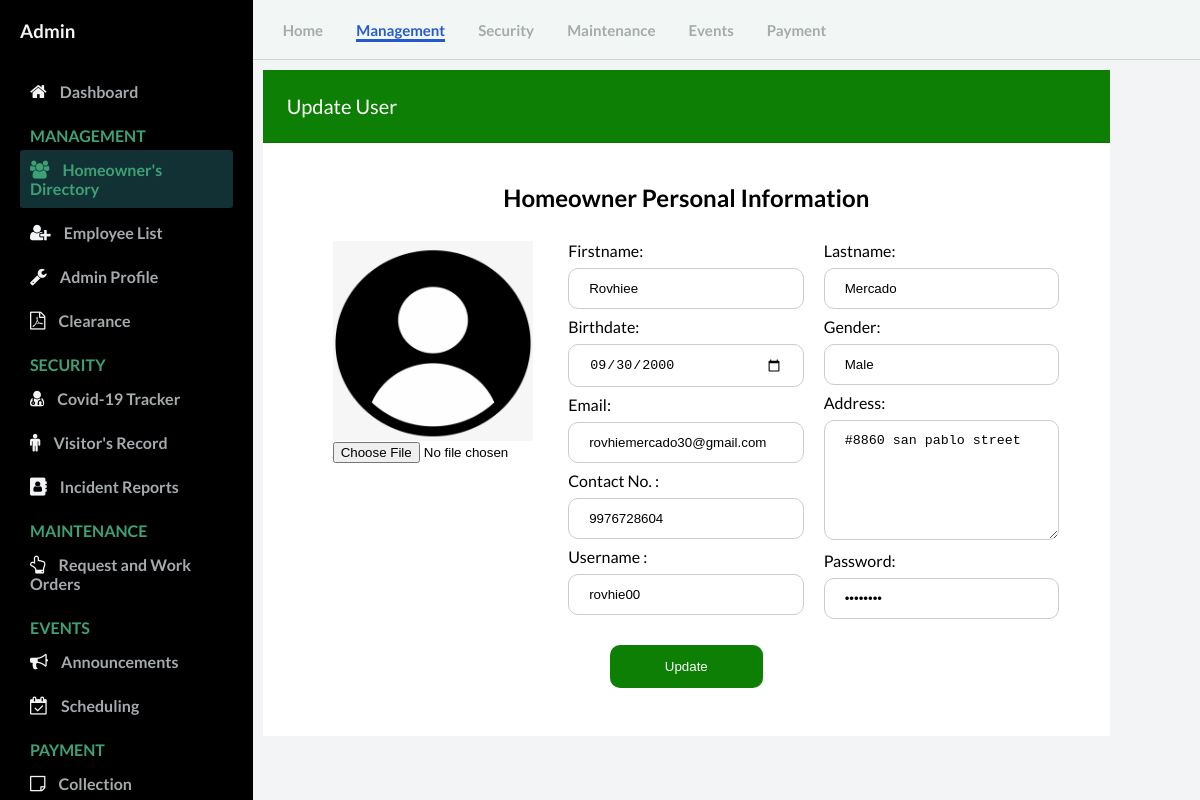
Screenshot of /admin/Usermanagement_edit.php?edit=1 (signed in) with the database file from the repository.
### tables this page shows
CREATE TABLE `users` (
  `id` int(11) NOT NULL,
  `user_id` bigint(20) NOT NULL,
  `image` varchar(200) NOT NULL,
  `firstname` text NOT NULL,
  `lastname` text NOT NULL,
  `username` varchar(50) NOT NULL,
  `password` varchar(50) NOT NULL,
  `address` varchar(100) NOT NULL,
  `gender` text NOT NULL,
  `bday` varchar(50) NOT NULL,
  `email` varchar(100) NOT NULL,
  `contact` bigint(11) NOT NULL
);

### admin/users_crud.php (called while the page is built, shortened)
<?php
$mysqli = new mysqli('remotemysql.com', 'J5BJ2ZlQGm', 'FYAvWP4mmz', 'J5BJ2ZlQGm') or die(mysqli_error($mysqli));
if (isset($_GET['edit'])){
	$id = $_GET['edit'];
	$query = "SELECT * FROM users WHERE id=?";
	$stmt=$mysqli->prepare($query);
	$stmt->bind_param("i",$id);
	$stmt->execute();
	$result=$stmt->get_result();
	$row = $result->fetch_assoc();
		$firstname = $row['firstname'];
		$lastname = $row['lastname'];
		$username = $row['username'];
		$password = $row['password'];
		$address = $row['address'];
		$gender = $row['gender'];
		$bday = $row['bday'];
		$email = $row['email'];
		$contact = $row['contact'];
}

### admin/Usermanagement_edit.php (the view, shortened to what this page needs)
<!DOCTYPE html>
<html lang="en">
  <head>
    <link rel="stylesheet" href="https://stackpath.bootstrapcdn.com/font-awesome/4.7.0/css/font-awesome.min.css"/>
    <link rel="stylesheet" href="css/style.css" />
  </head>
  <body id="body">
    <div class="container">
      <nav class="navbar">
        <div class="navbar__left">
          <a href="Dashboard.php">Home</a>
          <a class="active_link" href="User.php">Management</a>
          <a href="covid19_tracker.php">Security</a>
          <a href="work_order.php">Maintenance</a>
          <a href="announcement.php">Events</a>
          <a href="invoice.php">Payment</a>
        </div>
      </nav>
<?php require_once 'users_crud.php'; ?>
      <main>
        <div class="table_container">
          <div class="card-header" id="user">
            Update User
          </div>
          <form action="users_crud.php" method="post" enctype="multipart/form-data">
              <div class="container_edit">
                <div class="row">
                  <h2 style="text-align: center;">Homeowner Personal Information</h2><br>
                    <div class="column" style="width: 33.3%;">
                      <div src="#" style="width: 200px; height: 200px; border: 1px; background-color: #ddd; margin-left: 20px;"><img id="pic" <?php echo "<img src='images/users/".$row['image']."' >"; ?> /></div>
                      <div style="margin-left: 20px;"><input type='file' name="image" onchange="readURL(this);" on /></div>
                    </div>
                    <div class="column" style="width: 33.3%;">
                      <label>Firstname:</label><span><input type="text" name="firstname" required value="<?php echo $firstname; ?>"> </span>
                      <label>Birthdate:</label><span><input type="date" name="bday" required value="<?php echo $bday; ?>"></span>
                      <label>Email:</label><span><input type="text" name="email" required value="<?php echo $email; ?>"></span>
                      <label>Contact No. :</label><span><input type="text" name="contact" required value="<?php echo $contact; ?>"></span>
                      <label>Username :</label><span><input type="text" name="username" required value="<?php echo $username; ?>"></span>
                    </div>
                    <div class="column" style="width: 33.3%;">
                        <label>Lastname:</label><span><input  type="text" name="lastname" required value="<?php echo $lastname; ?>"> </span>
                        <label>Gender:</label><span><input    type="text" name="gender" required value="<?php echo $gender; ?>"></span>
                        <label>Address:</label><span><textarea required name="address"><?php echo $address; ?></textarea></span>
                        <label>Password:</label><span><input type="Password" name="password" required value="<?php echo $password; ?>"></span>
                    </div>
                    <button class="button_emp" name="update" type="submit" >Update</button>
                </div>
              </div>
          </form>
        </div>
      </main>
      <div id="sidebar">
        <div class="sidebar__title">
            <h3>Admin</h3>
        </div>
        <div class="sidebar__menu">
          <div class="sidebar__link ">
            <i class="fa fa-home"></i>
            <a href="Dashboard.php">Dashboard</a>
          </div>
          <h2>MANAGEMENT</h2>
          <div class="sidebar__link active_menu_link">
            <i class="fa fa-users" aria-hidden="true"></i>
            <a href="User.php">Homeowner's Directory</a>
          </div>
          <div class="sidebar__link">
            <i class="fa fa-user-plus" aria-hidden="true"></i>
            <a href="employees_record.php">Employee List</a>
          </div>
          <div class="sidebar__link">
            <i class="fa fa-wrench"></i>
            <a href="Admin_profile.php">Admin Profile</a>
          </div>
          <div class="sidebar__link">
            <i class="fa fa-file-pdf-o"></i>
            <a href="residency.php">Clearance</a>
          </div>
          <h2>SECURITY</h2>
          <div class="sidebar__link">
            <i class="fa fa-user-md"></i>
            <a href="covid19_tracker.php">Covid-19 Tracker</a>
          </div>
          <div class="sidebar__link">
            <i class="fa fa-male"></i>
            <a href="visitors_record.php">Visitor's Record</a>
          </div>
          <div class="sidebar__link">
            <i class="fa fa-address-book"></i>
            <a href="incident_record.php">Incident Reports</a>
          </div>
          <h2>MAINTENANCE</h2>
          <div class="sidebar__link ">
            <i class="fa fa-hand-o-up"></i>
            <a href="work_order.php">Request and Work Orders</a>
          </div>
          <h2>EVENTS</h2>
          <div class="sidebar__link ">
            <i class="fa fa-bullhorn"></i>
            <a href="announcement.php">Announcements</a>
          </div>
          <div class="sidebar__link">
            <i class="fa fa-calendar-check-o"></i>
            <a href="Scheduling.php">Scheduling</a>
          </div>
          <h2>PAYMENT</h2>
          <div class="sidebar__link">
            <i class="fa fa-sticky-note-o"></i>
            <a href="invoice.php">Collection</a>
          </div>
      </div>
    </div>
  </body>
</html>

### admin/css/style.css (style rules this page uses)
* { margin: 0; padding: 0; }
body { font-family: 'Lato', sans-serif; box-sizing: border-box; }
.container { display: grid; height: 100vh; grid-template-columns: 0.8fr 1fr 1fr 1fr; grid-template-rows: 0.2fr 3fr; grid-template-areas: "sidebar nav nav nav" "sidebar main main main" }
.navbar { background: #f2f7f5; grid-area: nav; height: 60px; display: flex; align-items: center; justify-content: space-between; padding: 0 30px 0 30px; border-bottom: 1px solid lightgray; }
.navbar__left > a { margin-right: 30px; text-decoration: none; color: #a5aaad; font-size: 15px; font-weight: 700; }
.navbar__left .active_link { color: #265acc; border-bottom: 3px solid #265acc; padding-bottom: 12 px; }
main { background: #f3f4f6; grid-area: main; overflow-y: auto; }
#sidebar { background: #000000; grid-area: sidebar; overflow-y: auto; padding: 20px; -webkit-transition: all 0.5s; transition: all 0.5s; }
.sidebar__title { display:flex; justify-content: space-between; align-items: center; color: #f3f4f6; margin-bottom: 30px; }
.sidebar__menu > h2 { color: #3ea175; font-size: 16px; margin-top: 15px; margin-bottom: 5px; padding: 0 10px; font-weight: 700; }
.sidebar__link { color: #f3f4f6; padding: 10px; border-radius: 3px; margin-bottom: 5px; }
.active_menu_link { background: rgba(62, 161, 171,0.3); color: #3ea175; }
.active_menu_link a { color: #3ea175 !important; }
.sidebar__link > a { text-decoration: none; color: #a5aaad; font-weight: 700; }
.sidebar__link >i { margin-right: 10px; font-size: 18px; }
.card-header { padding: 1.50rem; margin-bottom: 0; background-color: #0D7F05; border-bottom: 1px solid rgba(0, 0, 0, 0.125); color: #ffffff; font-size: 20px; }
.table_container { padding: 90px 90px; margin-right: auto; margin-left: auto; width: fit-content; margin-top: -80px; margin-left: -80px; }
input[type=text] { width: 100%; padding: 7px 20px; margin: 10px 0; display: inline-block; border: 1px solid #ccc; border-radius: 5px; box-sizing: border-box; }
input[type=textarea], textarea { width: 100%; padding: 12px 20px; margin: 8px 0; display: inline-block; border: 1px solid #ccc; box-sizing: border-box; border-radius: 10px; height: 120px; }
input[type=text], input[type=password], input[type=date], input[type=time] { width: 100%; padding: 12px 20px; margin: 8px 0; display: inline-block; border: 1px solid #ccc; box-sizing: border-box; border-radius: 10px; }
* { box-sizing: border-box; }
.column { float: left; width: 50%; padding: 10px; }
.row:after { content: ""; display: table; clear: both; }
.container_edit { width: 100%; padding-top: 20px; padding: 40px; margin: auto; background-color: white; }
.button_emp { background-color: #0D7F05; color: white; padding: 14px 20px; margin: 8px 0; border: none; width: 20%; border-radius: 10px; cursor: pointer; margin-left: 40%; }
.dropdown-content a, { color: black; padding: 12px 16px; text-decoration: none; display: block; }

### admin/Usermanagement_edit.php (style rules this page uses)
img { float: left; margin: 0; width: 200px; height: 200px; }

### rows the page displays
users: image (picture), firstname "Rovhiee", bday "09/30/2000", email "rovhiemercado30@gmail.com", contact "9976728604", username "rovhie00", lastname "Mercado", gender "Male", address "#8860 san pablo street"
